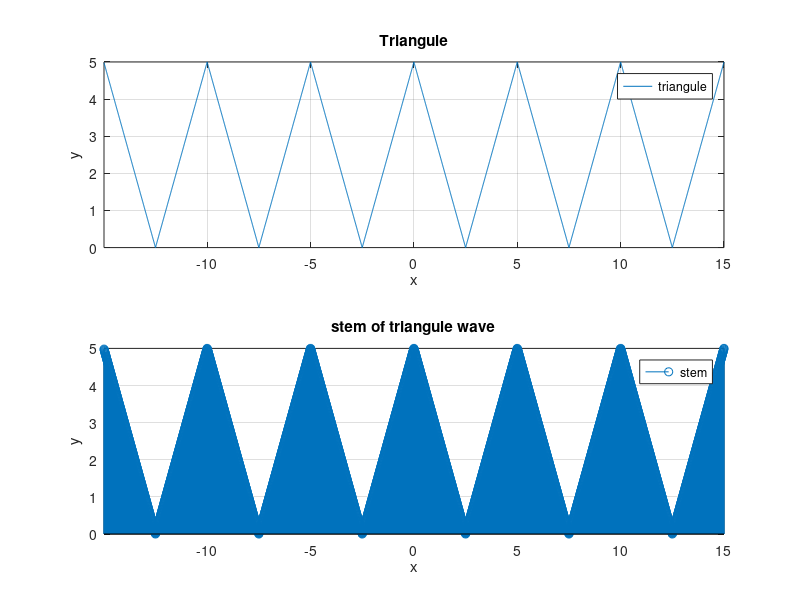

MATLAB code to generate this figure:
clc;
clear;
close all;

% Define the signal triangule wave
ymax=5;
xmin=-15;
xmax= 15;
x0=0;
T=5;
step=0.01;
n=(xmax-xmin)/step;
y=1:n;
x=1:n;

for i=1:n
    x(i)=xmin+i*step;
    y(i)=ymax*abs(((mod(x(i),T))*2/T-1));
end

% Plot signal triangule wave
figure;
subplot(2,1,1)
    plot(x,y);
        ylabel("y")
        xlabel("x")
        title("Triangule")
        grid on;
        axis tight
        legend('triangule');
subplot(2,1,2)
    stem(x,y) % Plot signal stem
        ylabel("y")
        xlabel("x")
        title("stem of triangule wave")
        grid on;
        axis tight
        legend('stem');